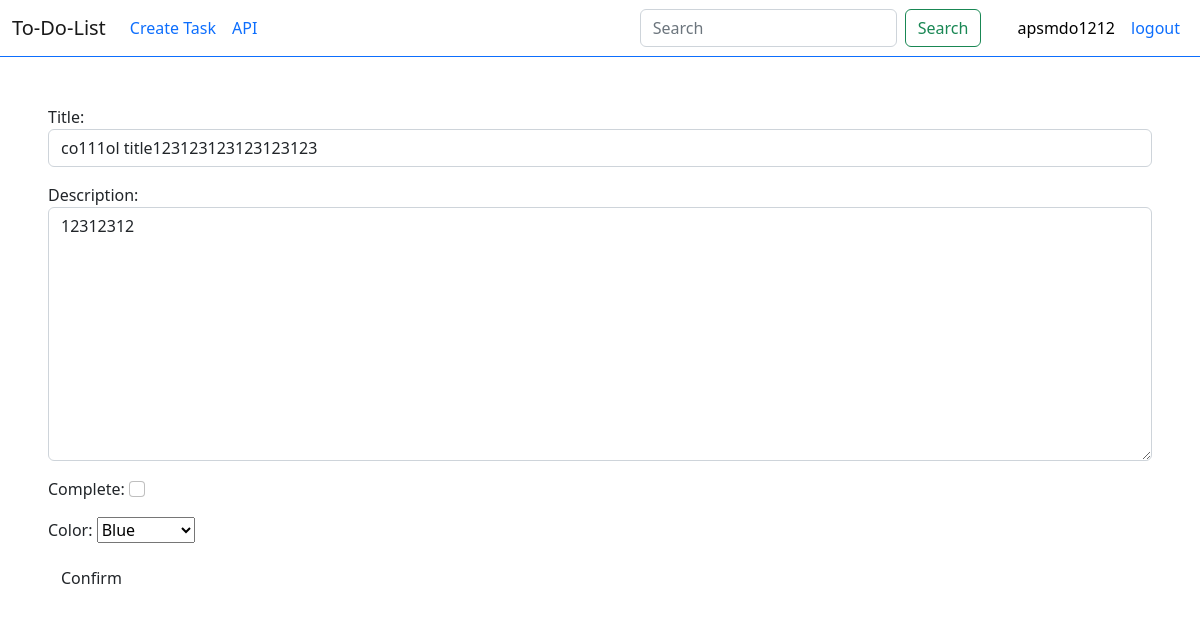
Page /20/edit/ (signed in) on the committed database.
### ToDoList/models.py (models this page shows, shortened)
class Task(models.Model):
    user = models.ForeignKey(User, on_delete=models.CASCADE,
                             null=True, blank=True,
                             )
    title = models.CharField(max_length=50)
    description = models.CharField(max_length=15000,null=True,
                                   blank=True,
                                   )
    complete = models.BooleanField(default=False)
    color = models.CharField(max_length=20, choices=COLOR_LIST,
                              default='blue_bootstrp',
                             )
    created_at = models.DateTimeField(auto_now_add=True)
    updated_at = models.DateTimeField(auto_now=True)
    class Meta:
        verbose_name = 'Task'
        verbose_name_plural = 'Tasks'
        ordering = ['updated_at']

### ToDoList/views.py (the view)
# urls.py: path('<int:pk>/edit/', EditTask.as_view(), name='edit_task'),
class EditTask(LoginRequiredMixin, UpdateView):
    model = Task
    form_class = TaskForm
    template_name = 'ToDoList/task_form.html'
    def get_queryset(self):
        try:
            return Task.objects.filter(user=self.request.user)
        except Task.DoesNotExist:
            raise Http404("Task not found")
    def get_context_data(self, **kwargs):
        context = super().get_context_data(**kwargs)
        context['title'] = 'Update'
        return context

### ToDoList/forms.py
class TaskForm(ModelForm):
    class Meta:
        model = Task
        exclude = ['user']
        widgets = {
            'title': forms.TextInput(attrs={'class': 'form-control'}),
            'description': forms.Textarea(attrs={'class': 'form-control'}),
            'content': forms.TextInput(attrs={'class': 'form-control'}),
            'complete': forms.CheckboxInput(attrs={'class': 'form-check-input'}),
            'colors': forms.Select(attrs={'class': 'form-select'}),
        }

### ToDoList/templates/ToDoList/task_form.html (shortened to what this page needs)
{% extends 'base.html' %}
{% block content %}
    <form action="#" method="post" class="m-5">
        {{form.as_p}}
        <button type="submit" class="btn">
            Confirm
        </button>
    </form>
{% endblock %}

### templates/_nav/_nav.html (shortened to what this page needs)
{% load static %}
<nav class="navbar navbar-expand-lg border-bottom border-primary mb-4">
    <div class="container-fluid">
      <a class="navbar-brand"
         href="{% if request.user.is_authenticated %} {% url 'task_list'%}
                {% else %} {% url 'index'%}
               {% endif %}"
               >
         To-Do-List
      </a>
      <div class="collapse navbar-collapse" id="navbarScroll">
        {% if request.user.is_authenticated %}
        <ul class="navbar-nav me-auto my-2 my-lg-0 navbar-nav-scroll"
            style="--bs-scroll-height: 100px;">
          <li class="nav-item">
            <a class="nav-link text-primary m-auto"
                href="{% url 'create_task' %}">Create Task
            </a>
          </li>
          <li class="nav-item">
            <a class="nav-link text-primary m-auto"
                href="{% url 'api:api-info'%}">API
            </a>
          </li>
        </ul>
        <form class="d-flex" role="search"
              method="POST" action="{% url 'searched' %}">
          <input class="form-control me-2" type="search"
                 name="searched" placeholder="Search"
                 aria-label="Search"
                 >
          <button class="btn btn-outline-success"  type="submit">Search</button>
        </form>
        {% endif %}
        <ul class="navbar-nav my-2 my-lg-0 navbar-nav-scroll
                  {% if request.user.is_authenticated %} ms-4
                  {% endif %}"
                  style="--bs-scroll-height: 100px;">
            {% if request.user.is_authenticated %}
                <li class="nav-item ms-1">
                    <p class="nav-link text-black m-auto">{{request.user}}</p>
                </li>
                <li class="nav-item">
                    <a class="nav-link text-primary " href="{% url 'logout' %}">
                      logout
                    </a>
                </li>
          {% endif %}
        </ul>
      </div>
    </div>
  </nav>

### rows in the picture
Task: title "co111ol title123123123123123123", description "12312312", color "Blue"

### other values in the picture
{{ request.user }} "apsmdo1212"
